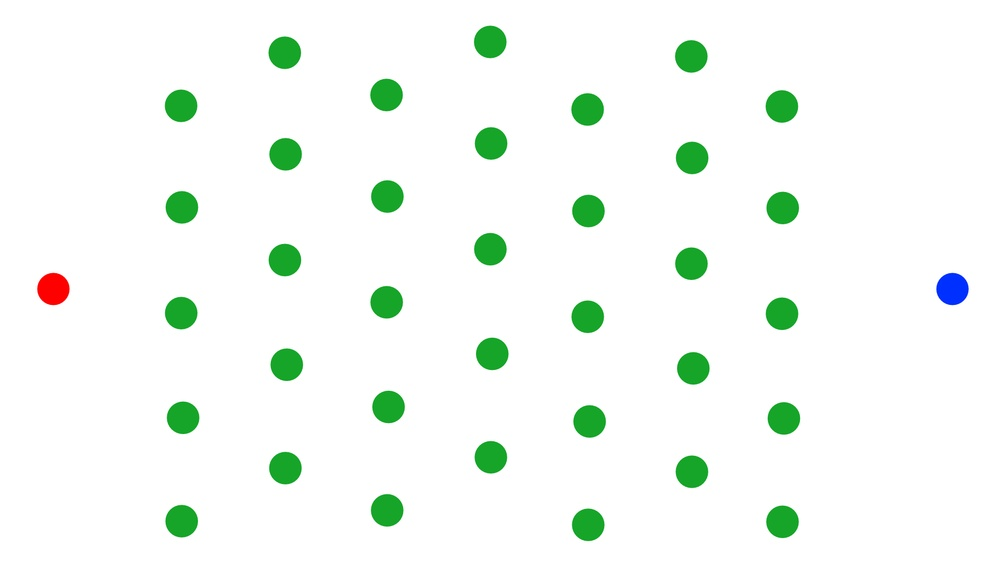
#> input picture navigation/upload_dir/b3898d0e-ea1c-434b-b9b5-f354cead4217.jpg, 1000 x 562 px, shrunk from 1920 x 1080 before the run
$ jupyter execute Navigation.ipynb   (shell and % lines are left out)
#> lines starting #> are read from the running program, lines starting #| are printed output that depends on the picture; after the words box and inside, x2 and y2 are one past the last pixel; in counts of white or black regions, pixels touching at a corner belong together
[cell 1]
import numpy as np
import matplotlib.pyplot as plt
from collections import deque
import cv2

# Path planning

[cell 2]
localMap = cv2.imread( "./upload_dir/b3898d0e-ea1c-434b-b9b5-f354cead4217.jpg" )
#> localMap is the input picture: shape (562, 1000, 3); mean B, G, R 243.5, 249.5, 242.5
plt.imshow( localMap )

[cell 3]
# detect obstacles
gray = cv2.cvtColor( localMap, cv2.COLOR_BGR2GRAY )
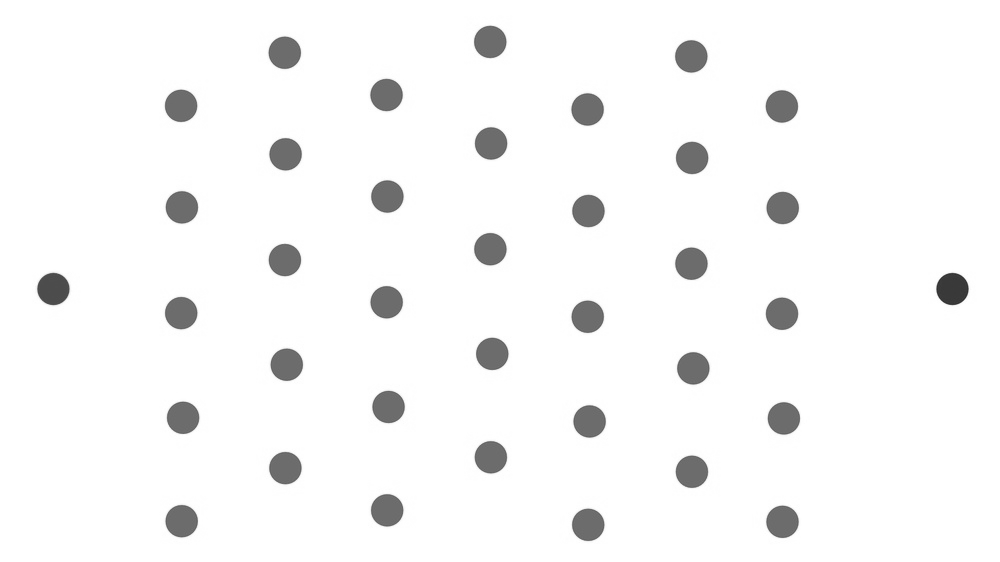
#> gray: shape (562, 1000); min 46, max 255, mean 246.7
gray_blured = cv2.blur( gray, (3, 3) )
plt.imshow( gray_blured )

[cell 4]
obstacles = []
index     = 0
detected_circles = cv2.HoughCircles( gray_blured, cv2.HOUGH_GRADIENT, 1, 20, param1=50, param2=30, minRadius=1, maxRadius=40 )
#> detected_circles = 37 rows, first 8: [284.5, 259.5, 16.5], [691.5, 157.5, 16.5], [386.5, 94.5, 16.7], [587.5, 210.5, 16.7], [388.5, 406.5, 16.7], [783.5, 417.5, 16.7], [180.5, 312.5, 16.6], [181.5, 206.5, 16.7]
if detected_circles is not None:
    detected_circles = np.uint16( np.around( detected_circles ) )
#> detected_circles = 37 rows, first 8: [284, 260, 16], [692, 158, 16], [386, 94, 17], [588, 210, 17], [388, 406, 17], [784, 418, 17], [180, 312, 17], [182, 206, 17]
    for pt in detected_circles[0, :]:
        a, b, r = pt[0], pt[1], pt[2]
        pos = (a, b)

        # border outline
        cv2.circle( localMap, center=(a, b), radius=r, color=( 0, 0, 0 ), thickness=1 )
        obstacles.append( {
            "x" : a,
            "y" : b,
            "r" : r
        } )

        # create labels
        cv2.putText( localMap, text=str(index), org=(a,b),
            fontFace= cv2.FONT_HERSHEY_SIMPLEX, fontScale=1, color=(0,0,0),
            thickness=2, lineType=cv2.LINE_AA)

        index+=1
#> this loop made 37 passes
#> (a, b, r) on passes 1 to 12: (284, 260, 16), (692, 158, 16), (386, 94, 17), (588, 210, 17), (388, 406, 17), (784, 418, 17), (180, 312, 17), (182, 206, 17), (284, 468, 17), (180, 106, 17), (182, 418, 17), (490, 42, 17)
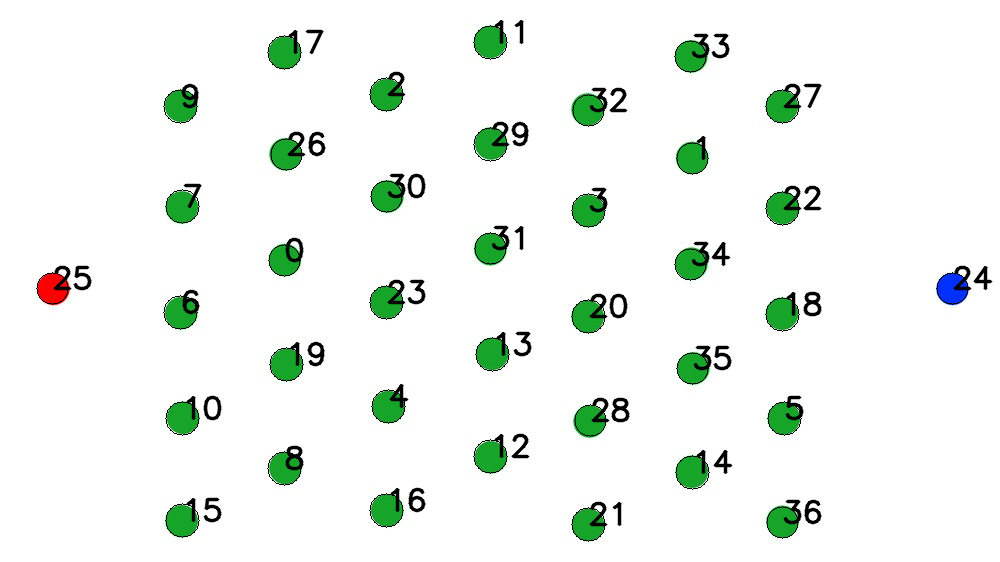
#> localMap: shape (562, 1000, 3); 3.25% of pixels changed, all inside (x1, y1, x2, y2) = (36, 20, 993, 542)
#> after the loop, index = 37; obstacles = 37 items

[cell 5]
# show tracked obstacles
plt.imshow( localMap )

[cell 6]
import pandas as pd
df = pd.DataFrame( obstacles )
#> df = table of 37 rows and 3 columns
df.head(5)
#> Out = table of 5 rows and 3 columns

[cell 7]
# get coordinate of a given index
def get_coordinate( index ):
    try:
        return obstacles[ index ]
    except IndexError:
        return {}

[cell 8]
start_point = 0
end_point   = 36

start = get_coordinate(start_point)
#> start = {'x': 284, 'y': 260, 'r': 16}
end   = get_coordinate(end_point)
#> end = {'x': 782, 'y': 522, 'r': 16}

[cell 9]
print( start, end )
#| {'x': 284, 'y': 260, 'r': 16} {'x': 782, 'y': 522, 'r': 16}

[cell 10]
start_x = start['x']
#> start_x = 284
start_y = start['y']
#> start_y = 260
goal_x  = end['x']
#> goal_x = 782
goal_y  = end['y']
#> goal_y = 522

[cell 11]
# create known obstacle positions
ox = []
oy = []
obsPoints = []

count = 0
for index, obj in enumerate(obstacles):
    if index != start_point and index != end_point:
        ox.append( obj['x'] )
        oy.append( obj['y'] )
        obsPoints.append( (obj['x'], obj['y']) )
        count+=1
#> this loop made 37 passes
#> after the loop, count = 35; obsPoints = 35 pairs, first value 52 to 952, second value 42 to 524; ox = 35 values, max 952 at index 23, min 52 at index 24, mean 484.6; oy = 35 values, max 524 at index 20, min 42 at index 10, mean 282.1

[cell 12]
print( ox, oy )
#> (printed output is left out)

[cell 13]
localMap.shape
#> Out = (562, 1000, 3)

[cell 14]
# determine mesh size
meshSize = 10
if localMap.shape[0] > localMap.shape[1]:
    meshSize = localMap.shape[0]
else:
    meshSize = localMap.shape[1]
#> meshSize = 1000

int(meshSize)
#> Out = 1000

[cell 15]
x = np.arange( 0, meshSize, 100 )
y = np.arange( 0, meshSize, 100 )
s = 7 # repulsiveness
r = 20 # radius
goalR = 60 # goal radius

# create mesh grid
X, Y = np.meshgrid( x, y )

[cell 16]
def plot_graph(X, Y, delx, dely,obj, fig, ax, loc,r,i, color,start_goal=np.array([[0,0]])  ):
  #ax.quiver(X, Y, delx, dely)
  ax.minorticks_on()
  ax.grid(which='major', linestyle='-', linewidth=1, color='red')
  ax.grid(which='minor', linestyle=':', linewidth=0.5, color='black')
  ax.add_patch(plt.Circle(loc, r, color=color))
  plt.plot(loc[0], loc[1], "-o")
  ax.annotate(obj, xy=loc, fontsize=10, ha="center")
  return ax

[cell 17]
fig, ax = plt.subplots(figsize = ( 10, 10))
ax.set_aspect('equal')
plot_graph( X, Y, start_x, start_y, 'Goal', fig, ax, ( start_x, start_y ), goalR, 0, 'b' )
plot_graph( X, Y, start_x, start_y, 'Goal', fig, ax, ( goal_x, goal_y ), goalR, 0, 'b' )
for ob in obsPoints:
    plot_graph( X, Y, start_x, start_y, 'Obstacle', fig, ax, ob, r, 0, 'm' )
#> this loop made 35 passes
#> ob on passes 1 to 12: (692, 158), (386, 94), (588, 210), (388, 406), (784, 418), (180, 312), (182, 206), (284, 468), (180, 106), (182, 418), (490, 42), (490, 456)
plt.show()
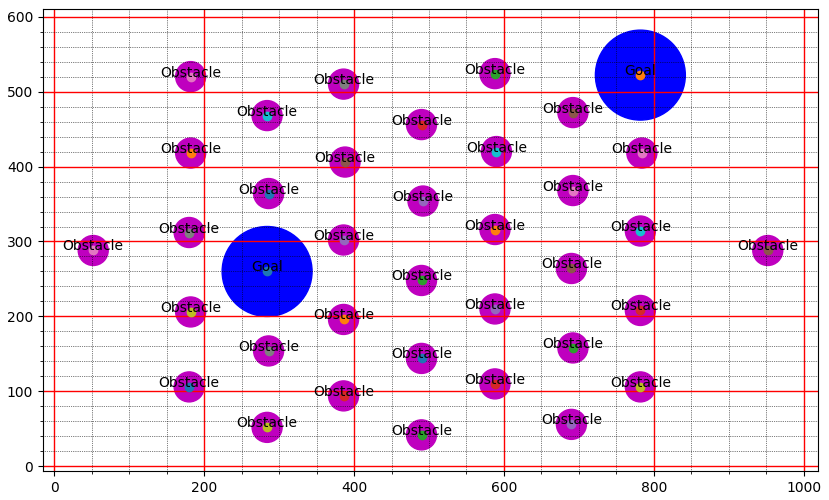
#> figure drawn by matplotlib, 1 panel

[cell 18]
import random
# obstacle handling
def add_obstacle(X, Y , delx, dely, goal):
  s = 7

  # generating obstacle with random sizes
  r = random.randint(5,25)/10

  # generating random location of the obstacle
  obstacle = random.sample(range(0, 50), 2)
  for i in range(len(x)):
    for j in range(len(y)):

      d_goal = np.sqrt((goal[0]-X[i][j])**2 + ((goal[1]-Y[i][j]))**2)
      d_obstacle = np.sqrt((obstacle[0]-X[i][j])**2 + (obstacle[1]-Y[i][j])**2)
      #print(f"{i} and {j}")
      theta_goal= np.arctan2(goal[1] - Y[i][j], goal[0]  - X[i][j])
      theta_obstacle = np.arctan2(obstacle[1] - Y[i][j], obstacle[0]  - X[i][j])
      if d_obstacle < r:
        delx[i][j] = -1*np.sign(np.cos(theta_obstacle))*5 +0
        dely[i][j] = -1*np.sign(np.cos(theta_obstacle))*5  +0
      elif d_obstacle>r+s:
        delx[i][j] += 0 -(50 * s *np.cos(theta_goal))
        dely[i][j] += 0 - (50 * s *np.sin(theta_goal))
      elif d_obstacle<r+s :
        delx[i][j] += -150 *(s+r-d_obstacle)* np.cos(theta_obstacle)
        dely[i][j] += -150 * (s+r-d_obstacle)*  np.sin(theta_obstacle)
      if d_goal <r+s:
        if delx[i][j] != 0:
          delx[i][j]  += (50 * (d_goal-r) *np.cos(theta_goal))
          dely[i][j]  += (50 * (d_goal-r) *np.sin(theta_goal))
        else:

          delx[i][j]  = (50 * (d_goal-r) *np.cos(theta_goal))
          dely[i][j]  = (50 * (d_goal-r) *np.sin(theta_goal))

      if d_goal>r+s:
        if delx[i][j] != 0:
          delx[i][j] += 50* s *np.cos(theta_goal)
          dely[i][j] += 50* s *np.sin(theta_goal)
        else:

          delx[i][j] = 50* s *np.cos(theta_goal)
          dely[i][j] = 50* s *np.sin(theta_goal)
      if d_goal<r:
          delx[i][j] = 0
          dely[i][j] = 0

  return delx, dely, obstacle, r

[cell 19]
def add_goal (X, Y,s, r, loc):

  delx = np.zeros_like(X)
  dely = np.zeros_like(Y)
  for i in range(len(x)):
    for j in range(len(y)):

      d= np.sqrt((loc[0]-X[i][j])**2 + (loc[1]-Y[i][j])**2)
      #print(f"{i} and {j}")
      theta = np.arctan2(loc[1]-Y[i][j], loc[0] - X[i][j])
      if d< r:
        delx[i][j] = 0
        dely[i][j] =0
      elif d>r+s:
        delx[i][j] = 50* s *np.cos(theta)
        dely[i][j] = 50 * s *np.sin(theta)
      else:
        delx[i][j] = 50 * (d-r) *np.cos(theta)
        dely[i][j] = 50 * (d-r) *np.sin(theta)
  return delx, dely

[cell 20]
seek_points = np.array([[start_x,start_y]])
#> seek_points = [[284, 260]]

fig, ax = plt.subplots(figsize=(10, 10))
ax.set_aspect('equal')

deltX, deltY = add_goal( X, Y, s, r, (start_x, start_y) )
plot_graph( X, Y, deltX, deltY, 'Goal', fig, ax, ( start_x, start_y ), goalR, 0, 'b' )

deltX, deltY = add_goal( X, Y, s, r, (goal_x, goal_y) )
plot_graph( X, Y, deltX, deltY, 'Goal', fig, ax, ( goal_x, goal_y ), goalR, 0, 'b' )

for ob in obsPoints:
    deltX, deltY, loc, r = add_obstacle( X, Y, deltX, deltY, ( goal_x, goal_y ) )
    plot_graph( X, Y, deltX, deltY, 'Obstacle', fig, ax, ob, r, 0, 'm' )
#> this loop made 35 passes
#> (ob, r, loc) on passes 1 to 12: ((692, 158), 1.7, [48, 26]), ((386, 94), 0.6, [16, 32]), ((588, 210), 2, [25, 19]), ((388, 406), 2, [22, 37]), ((784, 418), 1.1, [32, 8]), ((180, 312), 1.4, [8, 48]), ((182, 206), 0.8, [39, 16]), ((284, 468), 2.2, [45, 38]), ((180, 106), 0.9, [19, 6]), ((182, 418), 0.7, [43, 21]), ((490, 42), 2, [35, 6]), ((490, 456), 1.6, [27, 20])

print( deltX, deltY )
#> (printed output is left out)
ax.streamplot(X,Y,deltX,deltY, start_points=seek_points,linewidth=4, cmap='autu')
plt.show()
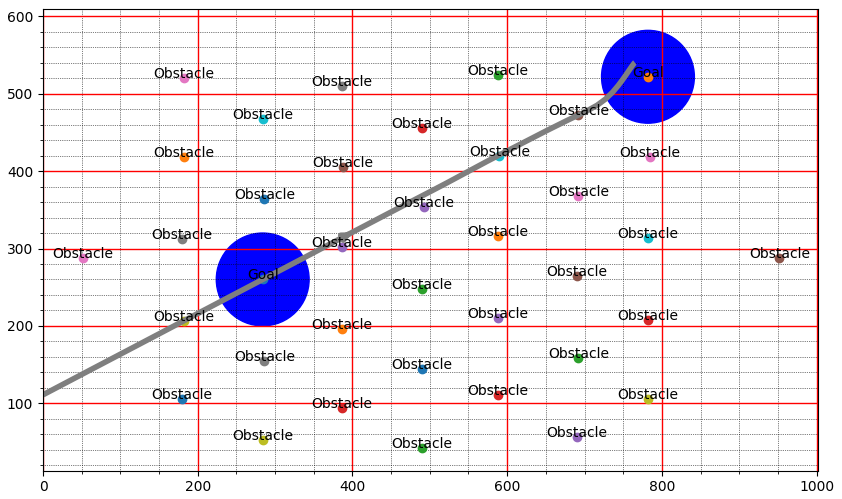
#> figure drawn by matplotlib, 1 panel
